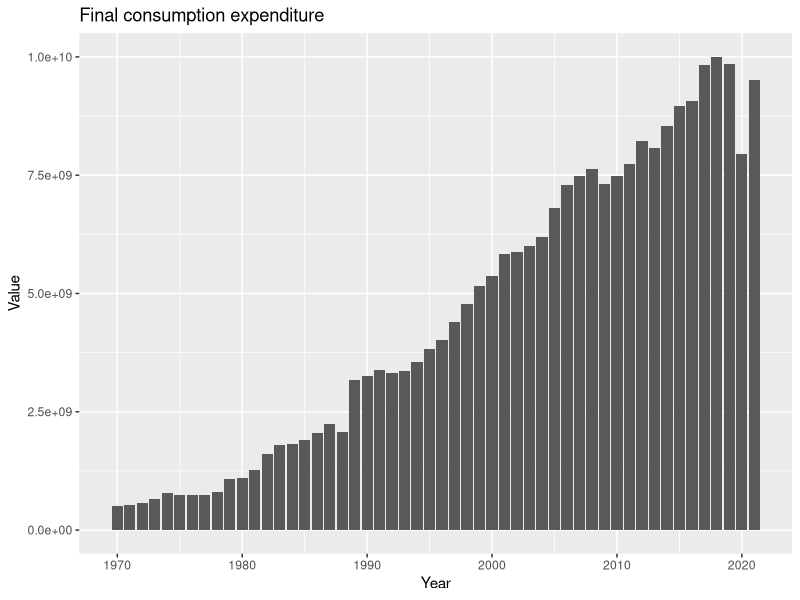
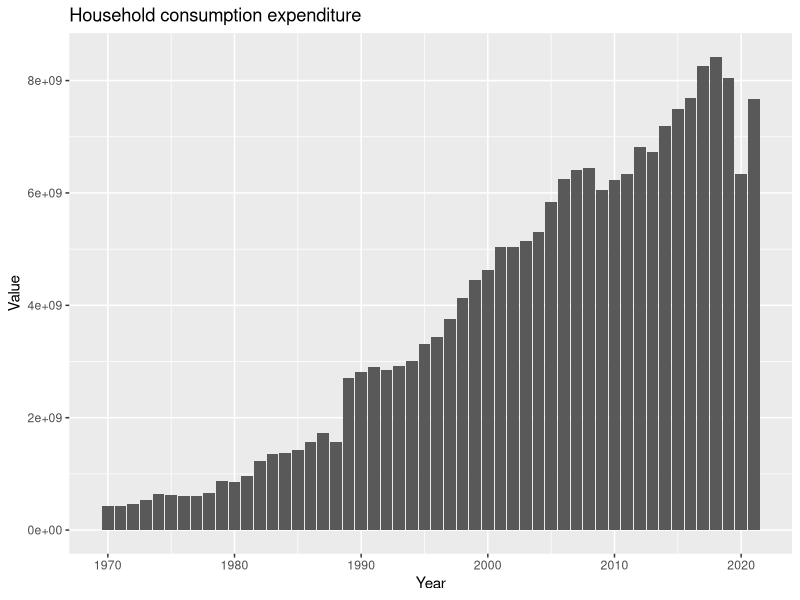
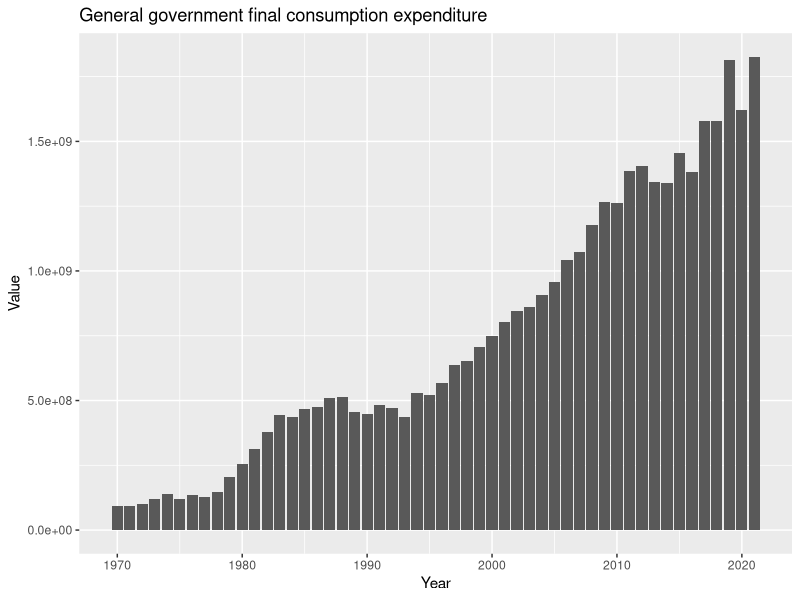
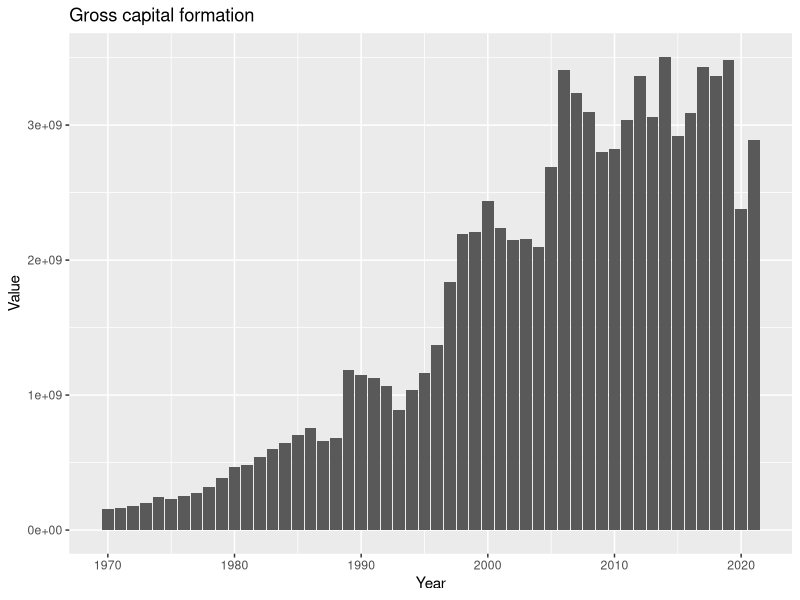
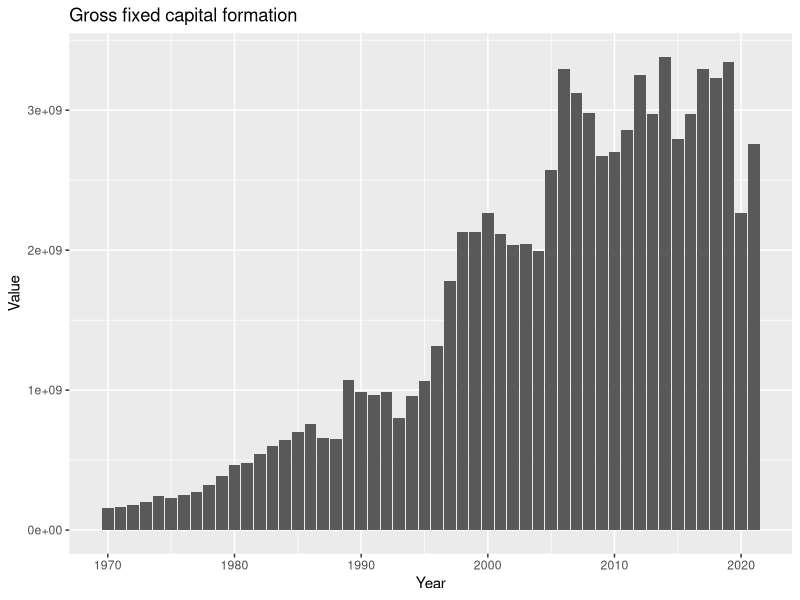
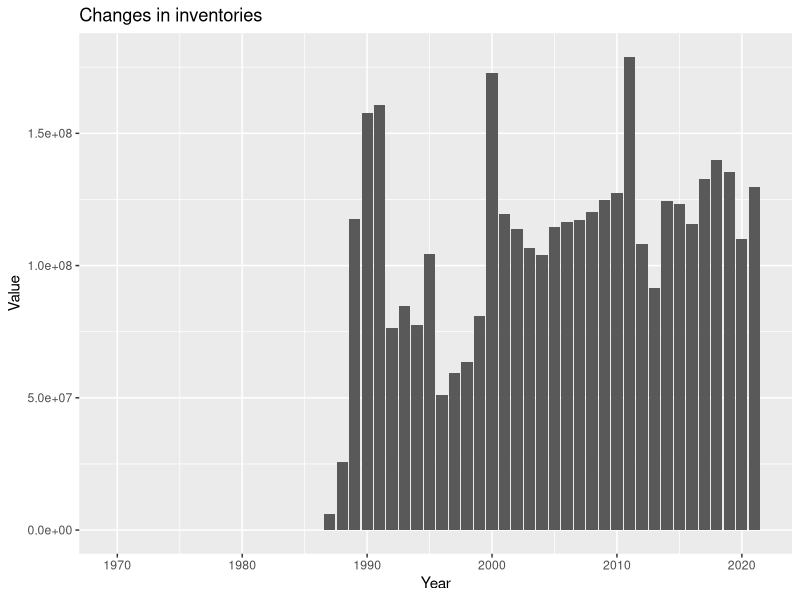
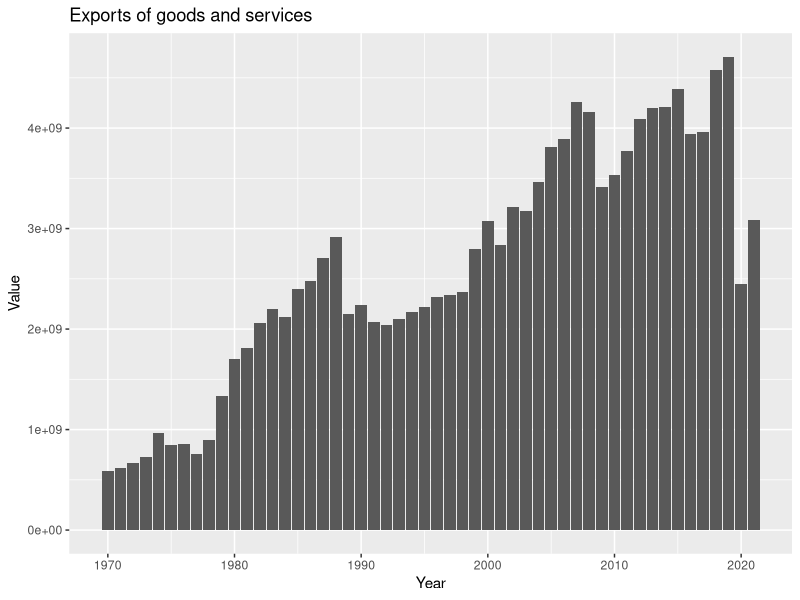

Write R code to recreate these figures, in order. (Note: this script raises an error after producing the figures.)
library(ggplot2)
gdp <- read.csv(file = "gdp.csv")
library(ggplot2)
library(dplyr)

# Assuming 'gdp' is your data frame
# Filter the data for each item
item1_data <- gdp %>% filter(Item == "Final consumption expenditure")
item2_data <- gdp %>% filter(Item == "Household consumption expenditure (including Non-profit institutions serving households)")
item3_data <- gdp %>% filter(Item == "General government final consumption expenditure")
item4_data <- gdp %>% filter(Item == "Gross capital formation")
item5_data <- gdp %>% filter(Item == "Gross fixed capital formation (including Acquisitions less disposals of valuables)")
item6_data <- gdp %>% filter(Item == "Changes in inventories")
item7_data <- gdp %>% filter(Item == "Exports of goods and services")

# Create individual plots for each item
plot1 <- ggplot(data = item1_data, aes(x = Year, y = Value)) +
  geom_bar(stat = "identity") +
  labs(title = "Final consumption expenditure", x = "Year", y = "Value")

plot2 <- ggplot(data = item2_data, aes(x = Year, y = Value)) +
  geom_bar(stat = "identity") +
  labs(title = "Household consumption expenditure", x = "Year", y = "Value")

plot3 <- ggplot(data = item3_data, aes(x = Year, y = Value)) +
  geom_bar(stat = "identity") +
  labs(title = "General government final consumption expenditure", x = "Year", y = "Value")

plot4 <- ggplot(data = item4_data, aes(x = Year, y = Value)) +
  geom_bar(stat = "identity") +
  labs(title = "Gross capital formation", x = "Year", y = "Value")

plot5 <- ggplot(data = item5_data, aes(x = Year, y = Value)) +
  geom_bar(stat = "identity") +
  labs(title = "Gross fixed capital formation", x = "Year", y = "Value")

plot6 <- ggplot(data = item6_data, aes(x = Year, y = Value)) +
  geom_bar(stat = "identity") +
  labs(title = "Changes in inventories", x = "Year", y = "Value")

plot7 <- ggplot(data = item7_data, aes(x = Year, y = Value)) +
  geom_bar(stat = "identity") +
  labs(title = "Exports of goods and services", x = "Year", y = "Value")

# Store the plots in a list
plot_list <- list(plot1, plot2, plot3, plot4, plot5, plot6, plot7)

# Adjust the height and width of all plots in the list
adjusted_plots <- lapply(plots, function(plot) {
  plot_height <- 5  # Adjust this value to your desired height in inches
  plot_width <- 8   # Adjust this value to your desired width in inches
  
  # Modify the plot with adjusted height and width
  plots <- plot_list + theme(
    plot.margin = unit(c(1, 1, plot_height, plot_width), "inches")
  )
  
  return(plots)
})